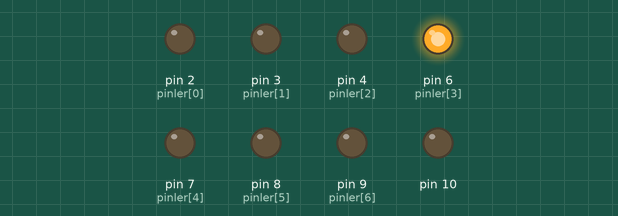
Recording of a sketch running on a simulated Arduino Uno, built with avr-gcc and run on an emulated ATmega328P. Parts: output pins drawn as LEDs (lit = HIGH).

Above: at 0.5 s.
At 1.5 s:
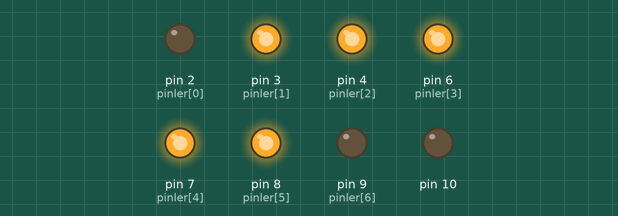
At 2.5 s:
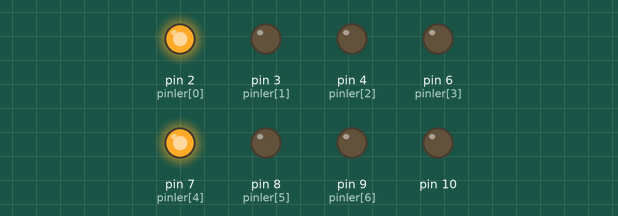
At 5.5 s:
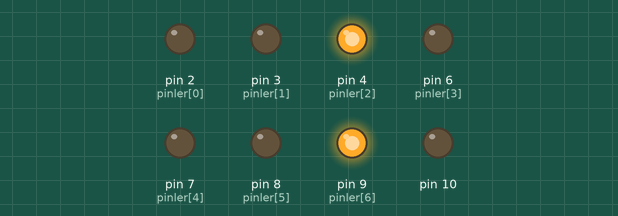
At 8.5 s:
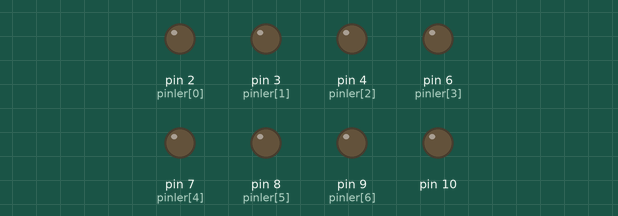
At 11.0 s:
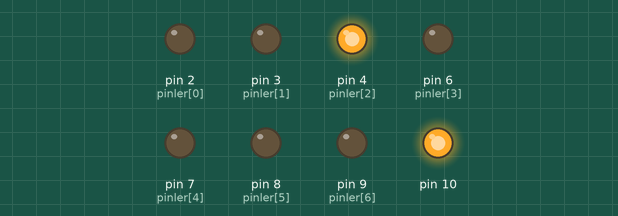
Timing chart, 0 to 15.6 s (numbered marks = the images above):
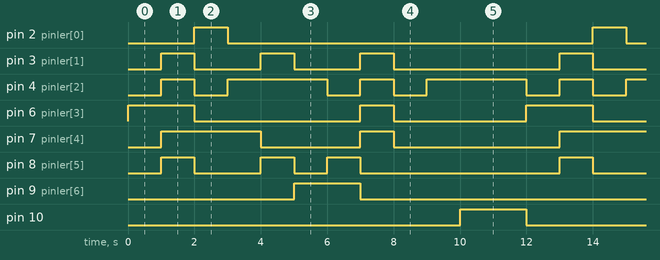

Measured:
- by itself, pin 2 (pinler[0]): alternates HIGH for 1.0 s and LOW for 11.0 s
- by itself, pin 3 (pinler[1]): repeats every 12.0 s: 2 × (LOW 2.0 s, HIGH 1.0 s), LOW 5.0 s, HIGH 1.0 s
- by itself, pin 4 (pinler[2]): repeats every 6.0 s: LOW 1.0 s, HIGH 3.0 s, LOW 1.0 s, HIGH 1.0 s
- by itself, pin 6 (pinler[3]): repeats every 12.0 s: LOW 5.0 s, HIGH 1.0 s, LOW 4.0 s, HIGH 2.0 s
- by itself, pin 7 (pinler[4]): repeats every 12.0 s: LOW 3.0 s, HIGH 1.0 s, LOW 5.0 s, HIGH 3.0 s
- by itself, pin 8 (pinler[5]): repeats every 12.0 s: LOW 2.0 s, HIGH 1.0 s, LOW 1.0 s, HIGH 1.0 s, LOW 6.0 s, HIGH 1.0 s
- by itself, pin 9 (pinler[6]), pin 10: alternates HIGH for 2.0 s and LOW for 10.0 s

The sketch:

SAYAC.ino
```cpp
int pinler[]={2,3,4,6,7,8,9};
int numaralar[10][7]={
  	{0,0,0,1,0,0,0},//sıfır
    {0,1,1,1,1,1,0},//bir
    {1,0,0,0,1,0,0},//iki
    {0,0,1,0,1,0,0},//uc
    {0,1,1,0,0,1,0},//dort
    {0,0,1,0,0,0,1},//bes
    {0,0,0,0,0,1,1},//altı
    {0,1,1,1,1,0,0},//yedi
    {0,0,0,0,0,0,0},//sekiz
    {0,0,1,0,0,0,0},//dokuz
};
void setup() {
  for(int i=0;i<7;i++){
  	pinMode(pinler[i],OUTPUT);
    digitalWrite(pinler[i],0);
  }
  pinMode(10,OUTPUT);
}
void loop() {
  for(int i=0;i<10;i++){
    for(int j=0;j<7;j++){
    	digitalWrite(pinler[j],numaralar[i][j]);
    }
    delay(1000);
    if(i==9){
    	digitalWrite(10,HIGH);
      	delay(2000);
      	digitalWrite(10,LOW);
    }
  }

}
```
